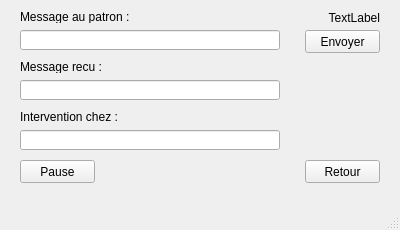
<?xml version="1.0" encoding="UTF-8"?>
<ui version="4.0">
 <class>Vehicle</class>
 <widget class="QMainWindow" name="Vehicle">
  <property name="geometry">
   <rect>
    <x>0</x>
    <y>0</y>
    <width>400</width>
    <height>230</height>
   </rect>
  </property>
  <property name="windowTitle">
   <string>Vehicle</string>
  </property>
  <widget class="QWidget" name="centralWidget">
   <widget class="QLabel" name="labelMessagePatron">
    <property name="geometry">
     <rect>
      <x>20</x>
      <y>10</y>
      <width>150</width>
      <height>13</height>
     </rect>
    </property>
    <property name="text">
     <string>Message au patron :</string>
    </property>
   </widget>
   <widget class="QLabel" name="labelMessageRecu">
    <property name="geometry">
     <rect>
      <x>20</x>
      <y>60</y>
      <width>150</width>
      <height>13</height>
     </rect>
    </property>
    <property name="text">
     <string>Message recu :</string>
    </property>
   </widget>
   <widget class="QLabel" name="labelIntervention">
    <property name="geometry">
     <rect>
      <x>20</x>
      <y>110</y>
      <width>150</width>
      <height>13</height>
     </rect>
    </property>
    <property name="text">
     <string>Intervention chez :</string>
    </property>
   </widget>
   <widget class="QLabel" name="labelEtat">
    <property name="geometry">
     <rect>
      <x>240</x>
      <y>10</y>
      <width>140</width>
      <height>16</height>
     </rect>
    </property>
    <property name="layoutDirection">
     <enum>Qt::LeftToRight</enum>
    </property>
    <property name="text">
     <string>TextLabel</string>
    </property>
    <property name="alignment">
     <set>Qt::AlignRight|Qt::AlignTrailing|Qt::AlignVCenter</set>
    </property>
   </widget>
   <widget class="QLineEdit" name="lineMessagePatron">
    <property name="geometry">
     <rect>
      <x>20</x>
      <y>30</y>
      <width>260</width>
      <height>20</height>
     </rect>
    </property>
    <property name="readOnly">
     <bool>false</bool>
    </property>
   </widget>
   <widget class="QLineEdit" name="lineMessageRecu">
    <property name="geometry">
     <rect>
      <x>20</x>
      <y>80</y>
      <width>260</width>
      <height>20</height>
     </rect>
    </property>
    <property name="readOnly">
     <bool>true</bool>
    </property>
   </widget>
   <widget class="QLineEdit" name="lineMessageIntervention">
    <property name="geometry">
     <rect>
      <x>20</x>
      <y>130</y>
      <width>260</width>
      <height>20</height>
     </rect>
    </property>
    <property name="readOnly">
     <bool>true</bool>
    </property>
   </widget>
   <widget class="QPushButton" name="BouttonPause">
    <property name="geometry">
     <rect>
      <x>20</x>
      <y>160</y>
      <width>75</width>
      <height>23</height>
     </rect>
    </property>
    <property name="text">
     <string>Pause</string>
    </property>
   </widget>
   <widget class="QPushButton" name="BouttonRetour">
    <property name="geometry">
     <rect>
      <x>305</x>
      <y>160</y>
      <width>75</width>
      <height>23</height>
     </rect>
    </property>
    <property name="text">
     <string>Retour</string>
    </property>
   </widget>
   <widget class="QPushButton" name="BouttonEnvoyer">
    <property name="geometry">
     <rect>
      <x>305</x>
      <y>30</y>
      <width>75</width>
      <height>23</height>
     </rect>
    </property>
    <property name="text">
     <string>Envoyer</string>
    </property>
   </widget>
  </widget>
  <widget class="QMenuBar" name="menuBar">
   <property name="geometry">
    <rect>
     <x>0</x>
     <y>0</y>
     <width>400</width>
     <height>21</height>
    </rect>
   </property>
  </widget>
  <widget class="QStatusBar" name="statusBar"/>
 </widget>
 <layoutdefault spacing="6" margin="11"/>
 <resources/>
 <connections/>
</ui>
